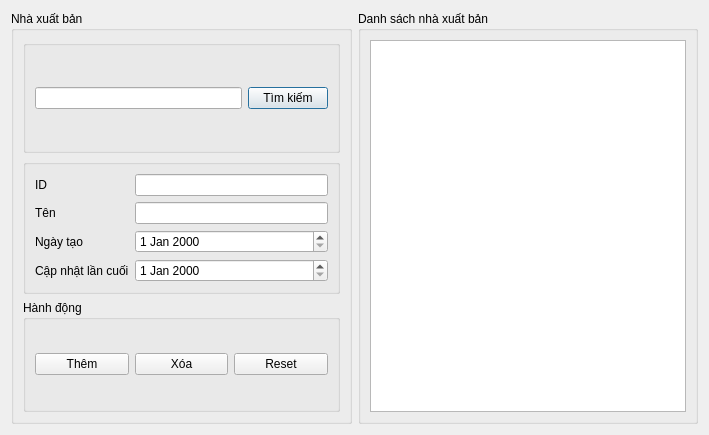
<?xml version="1.0" encoding="UTF-8"?>
<ui version="4.0">
 <class>ManagePublisher</class>
 <widget class="QDialog" name="ManagePublisher">
  <property name="geometry">
   <rect>
    <x>0</x>
    <y>0</y>
    <width>709</width>
    <height>435</height>
   </rect>
  </property>
  <property name="windowTitle">
   <string>Dialog</string>
  </property>
  <layout class="QHBoxLayout" name="horizontalLayout_3">
   <item>
    <widget class="QGroupBox" name="groupBox">
     <property name="title">
      <string>Nhà xuất bản</string>
     </property>
     <layout class="QVBoxLayout" name="verticalLayout">
      <item>
       <widget class="QGroupBox" name="groupBox_3">
        <property name="title">
         <string/>
        </property>
        <layout class="QHBoxLayout" name="horizontalLayout">
         <item>
          <widget class="QLineEdit" name="input_search"/>
         </item>
         <item>
          <widget class="QPushButton" name="btn_search">
           <property name="text">
            <string>Tìm kiếm</string>
           </property>
          </widget>
         </item>
        </layout>
       </widget>
      </item>
      <item>
       <widget class="QGroupBox" name="groupBox_4">
        <property name="title">
         <string/>
        </property>
        <layout class="QFormLayout" name="formLayout">
         <item row="0" column="0">
          <widget class="QLabel" name="label_4">
           <property name="text">
            <string>ID</string>
           </property>
          </widget>
         </item>
         <item row="0" column="1">
          <widget class="QLineEdit" name="publisher_id">
           <property name="readOnly">
            <bool>true</bool>
           </property>
          </widget>
         </item>
         <item row="1" column="0">
          <widget class="QLabel" name="label">
           <property name="text">
            <string>Tên</string>
           </property>
          </widget>
         </item>
         <item row="1" column="1">
          <widget class="QLineEdit" name="publisher_name"/>
         </item>
         <item row="2" column="0">
          <widget class="QLabel" name="label_2">
           <property name="text">
            <string>Ngày tạo</string>
           </property>
          </widget>
         </item>
         <item row="2" column="1">
          <widget class="QDateEdit" name="publisher_created_at"/>
         </item>
         <item row="3" column="0">
          <widget class="QLabel" name="label_3">
           <property name="text">
            <string>Cập nhật lần cuối</string>
           </property>
          </widget>
         </item>
         <item row="3" column="1">
          <widget class="QDateEdit" name="publisher_updated_at"/>
         </item>
        </layout>
       </widget>
      </item>
      <item>
       <widget class="QGroupBox" name="groupBox_5">
        <property name="title">
         <string>Hành động</string>
        </property>
        <layout class="QHBoxLayout" name="horizontalLayout_4">
         <item>
          <widget class="QPushButton" name="btn_add">
           <property name="text">
            <string>Thêm</string>
           </property>
          </widget>
         </item>
         <item>
          <widget class="QPushButton" name="btn_delete">
           <property name="text">
            <string>Xóa</string>
           </property>
          </widget>
         </item>
         <item>
          <widget class="QPushButton" name="pushButton">
           <property name="text">
            <string>Reset</string>
           </property>
          </widget>
         </item>
        </layout>
       </widget>
      </item>
     </layout>
    </widget>
   </item>
   <item>
    <widget class="QGroupBox" name="groupBox_2">
     <property name="title">
      <string>Danh sách nhà xuất bản</string>
     </property>
     <layout class="QHBoxLayout" name="horizontalLayout_2">
      <item>
       <widget class="QTableView" name="table_publisher"/>
      </item>
     </layout>
    </widget>
   </item>
  </layout>
 </widget>
 <resources/>
 <connections/>
</ui>
